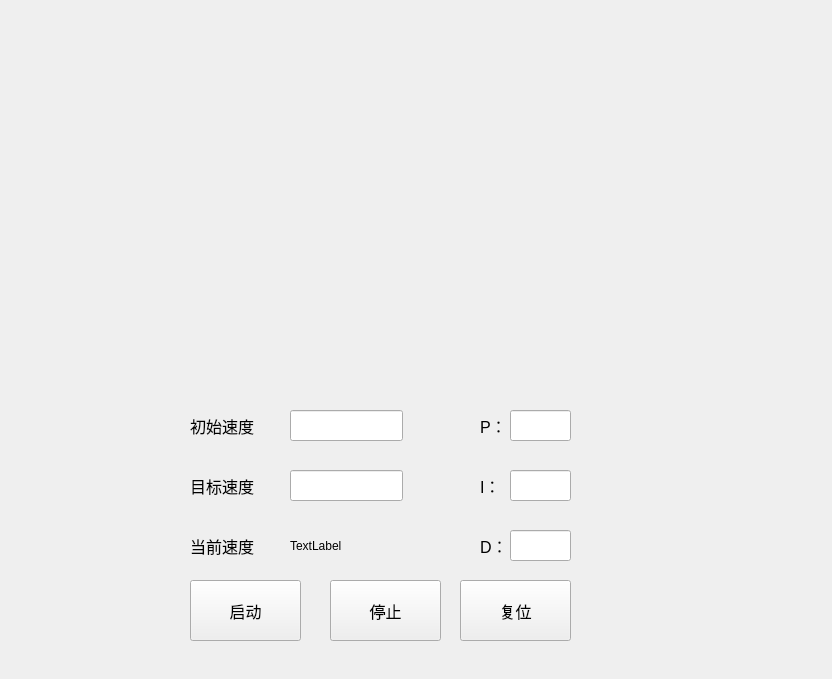
<?xml version="1.0" encoding="UTF-8"?>
<ui version="4.0">
 <class>Widget</class>
 <widget class="QWidget" name="Widget">
  <property name="geometry">
   <rect>
    <x>0</x>
    <y>0</y>
    <width>832</width>
    <height>679</height>
   </rect>
  </property>
  <property name="windowTitle">
   <string>Widget</string>
  </property>
  <property name="styleSheet">
   <string notr="true">font: 12pt &quot;Arial&quot;;</string>
  </property>
  <widget class="QLabel" name="label">
   <property name="geometry">
    <rect>
     <x>190</x>
     <y>470</y>
     <width>81</width>
     <height>31</height>
    </rect>
   </property>
   <property name="font">
    <font>
     <family>Arial</family>
     <pointsize>12</pointsize>
     <weight>50</weight>
     <italic>false</italic>
     <bold>false</bold>
    </font>
   </property>
   <property name="text">
    <string>目标速度</string>
   </property>
  </widget>
  <widget class="QLabel" name="label_2">
   <property name="geometry">
    <rect>
     <x>190</x>
     <y>410</y>
     <width>81</width>
     <height>31</height>
    </rect>
   </property>
   <property name="font">
    <font>
     <family>Arial</family>
     <pointsize>12</pointsize>
     <weight>50</weight>
     <italic>false</italic>
     <bold>false</bold>
    </font>
   </property>
   <property name="text">
    <string>初始速度</string>
   </property>
  </widget>
  <widget class="QLineEdit" name="lineEdit_startspeed">
   <property name="geometry">
    <rect>
     <x>290</x>
     <y>410</y>
     <width>113</width>
     <height>31</height>
    </rect>
   </property>
   <property name="font">
    <font>
     <family>Arial</family>
     <pointsize>12</pointsize>
     <weight>50</weight>
     <italic>false</italic>
     <bold>false</bold>
    </font>
   </property>
  </widget>
  <widget class="QLineEdit" name="lineEdit_targetspeed">
   <property name="geometry">
    <rect>
     <x>290</x>
     <y>470</y>
     <width>113</width>
     <height>31</height>
    </rect>
   </property>
   <property name="font">
    <font>
     <family>Arial</family>
     <pointsize>12</pointsize>
     <weight>50</weight>
     <italic>false</italic>
     <bold>false</bold>
    </font>
   </property>
  </widget>
  <widget class="QPushButton" name="pushButton_start">
   <property name="geometry">
    <rect>
     <x>190</x>
     <y>580</y>
     <width>111</width>
     <height>61</height>
    </rect>
   </property>
   <property name="font">
    <font>
     <family>Arial</family>
     <pointsize>12</pointsize>
     <weight>50</weight>
     <italic>false</italic>
     <bold>false</bold>
    </font>
   </property>
   <property name="text">
    <string>启动</string>
   </property>
  </widget>
  <widget class="QLabel" name="label_3">
   <property name="geometry">
    <rect>
     <x>480</x>
     <y>410</y>
     <width>21</width>
     <height>31</height>
    </rect>
   </property>
   <property name="font">
    <font>
     <family>Arial</family>
     <pointsize>12</pointsize>
     <weight>50</weight>
     <italic>false</italic>
     <bold>false</bold>
    </font>
   </property>
   <property name="text">
    <string>P：</string>
   </property>
  </widget>
  <widget class="QLabel" name="label_4">
   <property name="geometry">
    <rect>
     <x>480</x>
     <y>470</y>
     <width>21</width>
     <height>31</height>
    </rect>
   </property>
   <property name="font">
    <font>
     <family>Arial</family>
     <pointsize>12</pointsize>
     <weight>50</weight>
     <italic>false</italic>
     <bold>false</bold>
    </font>
   </property>
   <property name="text">
    <string>I：</string>
   </property>
  </widget>
  <widget class="QLabel" name="label_5">
   <property name="geometry">
    <rect>
     <x>480</x>
     <y>530</y>
     <width>21</width>
     <height>31</height>
    </rect>
   </property>
   <property name="font">
    <font>
     <family>Arial</family>
     <pointsize>12</pointsize>
     <weight>50</weight>
     <italic>false</italic>
     <bold>false</bold>
    </font>
   </property>
   <property name="text">
    <string>D：</string>
   </property>
  </widget>
  <widget class="QLineEdit" name="lineEdit_p">
   <property name="geometry">
    <rect>
     <x>510</x>
     <y>410</y>
     <width>61</width>
     <height>31</height>
    </rect>
   </property>
   <property name="font">
    <font>
     <family>Arial</family>
     <pointsize>12</pointsize>
     <weight>50</weight>
     <italic>false</italic>
     <bold>false</bold>
    </font>
   </property>
  </widget>
  <widget class="QLineEdit" name="lineEdit_i">
   <property name="geometry">
    <rect>
     <x>510</x>
     <y>470</y>
     <width>61</width>
     <height>31</height>
    </rect>
   </property>
   <property name="font">
    <font>
     <family>Arial</family>
     <pointsize>12</pointsize>
     <weight>50</weight>
     <italic>false</italic>
     <bold>false</bold>
    </font>
   </property>
  </widget>
  <widget class="QLineEdit" name="lineEdit_d">
   <property name="geometry">
    <rect>
     <x>510</x>
     <y>530</y>
     <width>61</width>
     <height>31</height>
    </rect>
   </property>
   <property name="font">
    <font>
     <family>Arial</family>
     <pointsize>12</pointsize>
     <weight>50</weight>
     <italic>false</italic>
     <bold>false</bold>
    </font>
   </property>
  </widget>
  <widget class="QLabel" name="label_6">
   <property name="geometry">
    <rect>
     <x>190</x>
     <y>530</y>
     <width>81</width>
     <height>31</height>
    </rect>
   </property>
   <property name="font">
    <font>
     <family>Arial</family>
     <pointsize>12</pointsize>
     <weight>50</weight>
     <italic>false</italic>
     <bold>false</bold>
    </font>
   </property>
   <property name="text">
    <string>当前速度</string>
   </property>
  </widget>
  <widget class="QLabel" name="label_curspeed">
   <property name="geometry">
    <rect>
     <x>290</x>
     <y>535</y>
     <width>111</width>
     <height>21</height>
    </rect>
   </property>
   <property name="text">
    <string>TextLabel</string>
   </property>
  </widget>
  <widget class="QPushButton" name="pushButton_reset">
   <property name="geometry">
    <rect>
     <x>460</x>
     <y>580</y>
     <width>111</width>
     <height>61</height>
    </rect>
   </property>
   <property name="font">
    <font>
     <family>Arial</family>
     <pointsize>12</pointsize>
     <weight>50</weight>
     <italic>false</italic>
     <bold>false</bold>
    </font>
   </property>
   <property name="text">
    <string>复位</string>
   </property>
  </widget>
  <widget class="QWidget" name="widget" native="true">
   <property name="geometry">
    <rect>
     <x>80</x>
     <y>20</y>
     <width>621</width>
     <height>321</height>
    </rect>
   </property>
  </widget>
  <widget class="QPushButton" name="pushButton_stop">
   <property name="geometry">
    <rect>
     <x>330</x>
     <y>580</y>
     <width>111</width>
     <height>61</height>
    </rect>
   </property>
   <property name="font">
    <font>
     <family>Arial</family>
     <pointsize>12</pointsize>
     <weight>50</weight>
     <italic>false</italic>
     <bold>false</bold>
    </font>
   </property>
   <property name="text">
    <string>停止</string>
   </property>
  </widget>
 </widget>
 <resources/>
 <connections/>
</ui>
